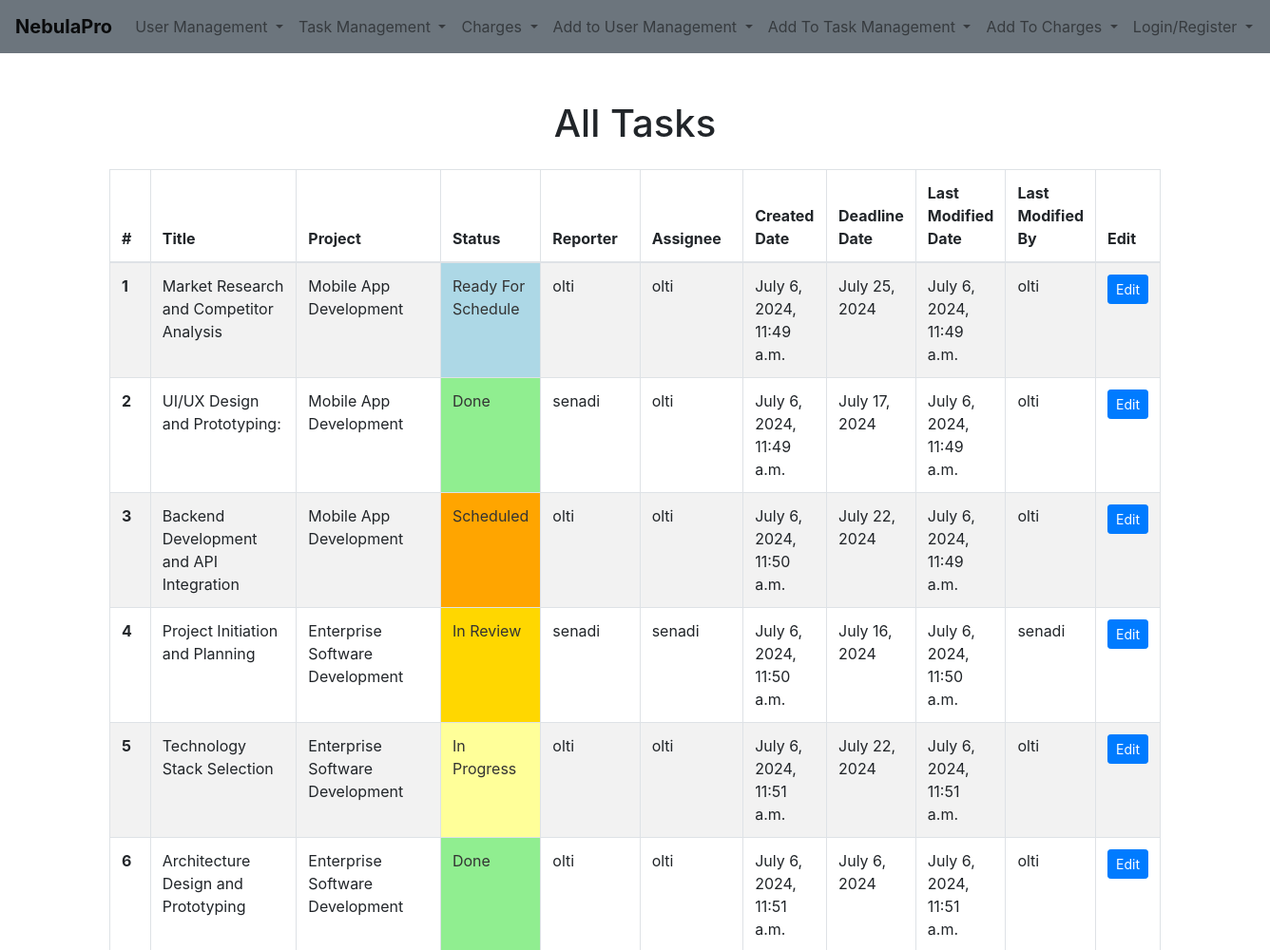
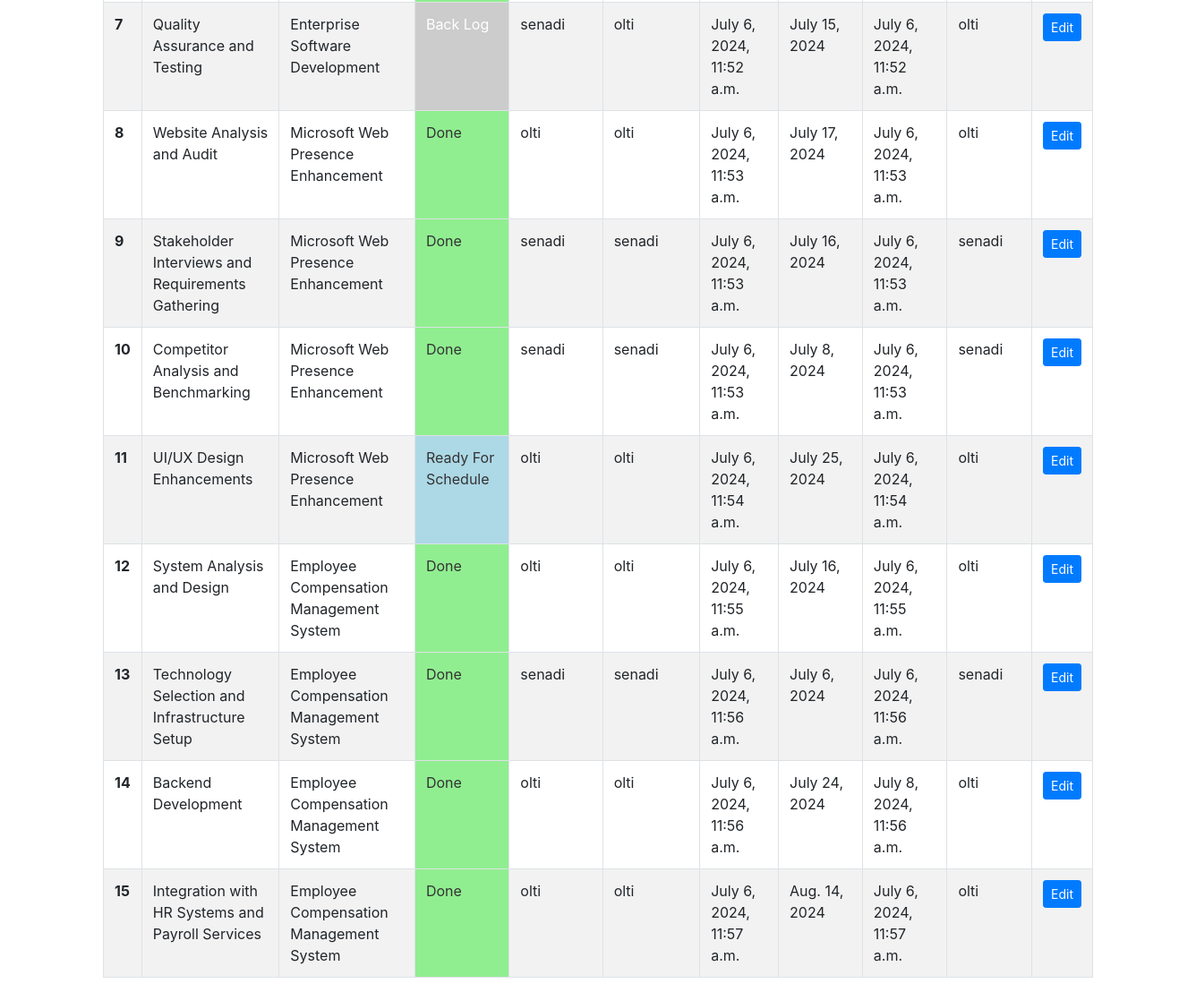
/tasks/, run on the app's committed database (2 pictures, top to bottom).
### task_management/models.py (models this page shows, shortened)
class Task(models.Model):
    title = models.CharField(max_length=225)
    project = models.ForeignKey(Project, null = True, on_delete=models.CASCADE)
    status = models.CharField(max_length=225, choices=TASK_STATUS_CHOICES, default = 'back_log')
    reporter = models.ForeignKey(User, related_name='reported_tasks', null = True, on_delete=models.SET_NULL)
    assignee = models.ForeignKey(User, related_name='assigned_tasks', null = True, on_delete=models.SET_NULL)
    created_date = models.DateTimeField(auto_now_add=True)
    deadline_date = models.DateField()
    last_modified_date = models.DateTimeField()
    last_modified_by = models.ForeignKey(User, related_name='modified_tasks', null = True, on_delete=models.SET_NULL)

class Project(models.Model):
    title = models.CharField(max_length=225)
    active = models.BooleanField(default= False)
    client = models.ForeignKey(Client, null = False, on_delete=models.CASCADE)
    status = models.CharField(max_length=225, choices=PROJECT_STATUS_CHOICES, default = 'draft')
    created_date = models.DateTimeField(auto_now_add=True)
    start_date = models.DateField()
    end_date = models.DateField()
    total_costs = models.DecimalField(max_digits=10, decimal_places=2)
    def __str__(self):
        return self.title

### user_management/models.py (models this page shows, shortened)
class User(AbstractUser):
    role = models.ForeignKey(Role, null = True, on_delete=models.SET_NULL)
    created_date = models.DateTimeField(auto_now_add=True)
    def __str__(self):
        return self.username

### task_management/views.py (the view)
# urls.py: path('tasks/', TasksListView.as_view(), name='tasks-list'),
class TasksListView(ListView):
    model = Task
    template_name = 'lists/task_list.html'
    context_object_name = 'alltasks'

### task_management/templates/lists/task_list.html (shortened to what this page needs)
{% extends 'base.html' %}
{% load static %}
{% block extra_css %}
<link rel="stylesheet" href="{% static 'css/task_management/all_tasks_list.css' %}">
{% endblock %}
{% block content %}
    <div class="container mt-4">
        <div class="table-responsive">
            <h1 class="text-center mb-4">All Tasks</h1>
            <table class="table table-bordered table-striped">
                <thead>
                    <tr>
                        <th scope="col">#</th>
                        <th scope="col" class="col-3">Title</th>
                        <th scope="col" class="col-3">Project</th>
                        <th scope="col" class="col-1">Status</th>
                        <th scope="col" class="col-2">Reporter</th>
                        <th scope="col" class="col-2">Assignee</th>
                        <th scope="col" class="col-2">Created Date</th>
                        <th scope="col" class="col-2">Deadline Date</th>
                        <th scope="col" class="col-2">Last Modified Date</th>
                        <th scope="col" class="col-2">Last Modified By</th>
                        <th scope="col" class="col-1">Edit</th>
                    </tr>
                </thead>
                <tbody>
                    {% for task in alltasks %}
                    <tr class="{% cycle 'table-striped-row-grey' 'table-striped-row-white' %}">
                        <th scope="row">{{ forloop.counter }}</th>
                        <td>{{ task.title }}</td>
                        <td>{{ task.project }}</td>
                        <td class="
                            {% if task.status == 'back_log' %}status-back-log
                            {% elif task.status == 'in_progress' %}status-in-progress
                            {% elif task.status == 'in_review' %}status-in-review
                            {% elif task.status == 'ready_for_schedule' %}status-ready-for-schedule
                            {% elif task.status == 'scheduled' %}status-scheduled
                            {% elif task.status == 'done' %}status-done
                            {% endif %}">
                            {{ task.get_status_display|title }}
                        </td>
                        <td>{{ task.reporter }}</td>
                        <td>{{ task.assignee }}</td>
                        <td>{{ task.created_date }}</td>
                        <td>{{ task.deadline_date }}</td>
                        <td>{{ task.last_modified_date }}</td>
                        <td>{{ task.last_modified_by }}</td>
                        <td><a href="{% url 'edit_task' task.id %}" class="btn btn-primary btn-sm">Edit</a></td>
                    </tr>
                    {% empty %}
                    <tr>
                        <td colspan="11" class="text-center">No tasks found.</td>
                    </tr>
                    {% endfor %}
                </tbody>
            </table>
        </div>
    </div>
{% endblock %}

### static/css/task_management/all_tasks_list.css (style rules this page uses)
.status-back-log { background-color: #CCCCCC; color: #ffffff; }
.status-in-progress { background-color: #FFFF99; color: #333; }
.status-in-review { background-color: #FFD700; color: #333; }
.status-ready-for-schedule { background-color: #ADD8E6; color: #333; }
.status-scheduled { background-color: #FFA500; color: #333; }
.status-done { background-color: #90EE90; color: #333; }

### data on the page
Task: title "Market Research and Competitor Analysis", project "Mobile App Development", status "Ready For Schedule", reporter "olti", assignee "olti", created_date "July 6, 2024, 11:49 a.m.", deadline_date "July 25, 2024", last_modified_date "July 6, 2024, 11:49 a.m.", last_modified_by "olti"
Task: title "UI/UX Design and Prototyping:", project "Mobile App Development", status "Done", reporter "senadi", assignee "olti", created_date "July 6, 2024, 11:49 a.m.", deadline_date "July 17, 2024", last_modified_date "July 6, 2024, 11:49 a.m.", last_modified_by "olti"
Task: title "Backend Development and API Integration", project "Mobile App Development", status "Scheduled", reporter "olti", assignee "olti", created_date "July 6, 2024, 11:50 a.m.", deadline_date "July 22, 2024", last_modified_date "July 6, 2024, 11:49 a.m.", last_modified_by "olti"
Task: title "Project Initiation and Planning", project "Enterprise Software Development", status "In Review", reporter "senadi", assignee "senadi", created_date "July 6, 2024, 11:50 a.m.", deadline_date "July 16, 2024", last_modified_date "July 6, 2024, 11:50 a.m.", last_modified_by "senadi"
Task: title "Technology Stack Selection", project "Enterprise Software Development", status "In Progress", reporter "olti", assignee "olti", created_date "July 6, 2024, 11:51 a.m.", deadline_date "July 22, 2024", last_modified_date "July 6, 2024, 11:51 a.m.", last_modified_by "olti"
Task: title "Architecture Design and Prototyping", project "Enterprise Software Development", status "Done", reporter "olti", assignee "olti", created_date "July 6, 2024, 11:51 a.m.", deadline_date "July 6, 2024", last_modified_date "July 6, 2024, 11:51 a.m.", last_modified_by "olti"
Task: title "Quality Assurance and Testing", project "Enterprise Software Development", status "Back Log", reporter "senadi", assignee "olti", created_date "July 6, 2024, 11:52 a.m.", deadline_date "July 15, 2024", last_modified_date "July 6, 2024, 11:52 a.m.", last_modified_by "olti"
Task: title "Website Analysis and Audit", project "Microsoft Web Presence Enhancement", status "Done", reporter "olti", assignee "olti", created_date "July 6, 2024, 11:53 a.m.", deadline_date "July 17, 2024", last_modified_date "July 6, 2024, 11:53 a.m.", last_modified_by "olti"
Task: title "Stakeholder Interviews and Requirements Gathering", project "Microsoft Web Presence Enhancement", status "Done", reporter "senadi", assignee "senadi", created_date "July 6, 2024, 11:53 a.m.", deadline_date "July 16, 2024", last_modified_date "July 6, 2024, 11:53 a.m.", last_modified_by "senadi"
Task: title "Competitor Analysis and Benchmarking", project "Microsoft Web Presence Enhancement", status "Done", reporter "senadi", assignee "senadi", created_date "July 6, 2024, 11:53 a.m.", deadline_date "July 8, 2024", last_modified_date "July 6, 2024, 11:53 a.m.", last_modified_by "senadi"
Task: title "UI/UX Design Enhancements", project "Microsoft Web Presence Enhancement", status "Ready For Schedule", reporter "olti", assignee "olti", created_date "July 6, 2024, 11:54 a.m.", deadline_date "July 25, 2024", last_modified_date "July 6, 2024, 11:54 a.m.", last_modified_by "olti"
Task: title "System Analysis and Design", project "Employee Compensation Management System", status "Done", reporter "olti", assignee "olti", created_date "July 6, 2024, 11:55 a.m.", deadline_date "July 16, 2024", last_modified_date "July 6, 2024, 11:55 a.m.", last_modified_by "olti"
Task: title "Technology Selection and Infrastructure Setup", project "Employee Compensation Management System", status "Done", reporter "senadi", assignee "senadi", created_date "July 6, 2024, 11:56 a.m.", deadline_date "July 6, 2024", last_modified_date "July 6, 2024, 11:56 a.m.", last_modified_by "senadi"
Task: title "Backend Development", project "Employee Compensation Management System", status "Done", reporter "olti", assignee "olti", created_date "July 6, 2024, 11:56 a.m.", deadline_date "July 24, 2024", last_modified_date "July 8, 2024, 11:56 a.m.", last_modified_by "olti"
Task: title "Integration with HR Systems and Payroll Services", project "Employee Compensation Management System", status "Done", reporter "olti", assignee "olti", created_date "July 6, 2024, 11:57 a.m.", deadline_date "Aug. 14, 2024", last_modified_date "July 6, 2024, 11:57 a.m.", last_modified_by "olti"
